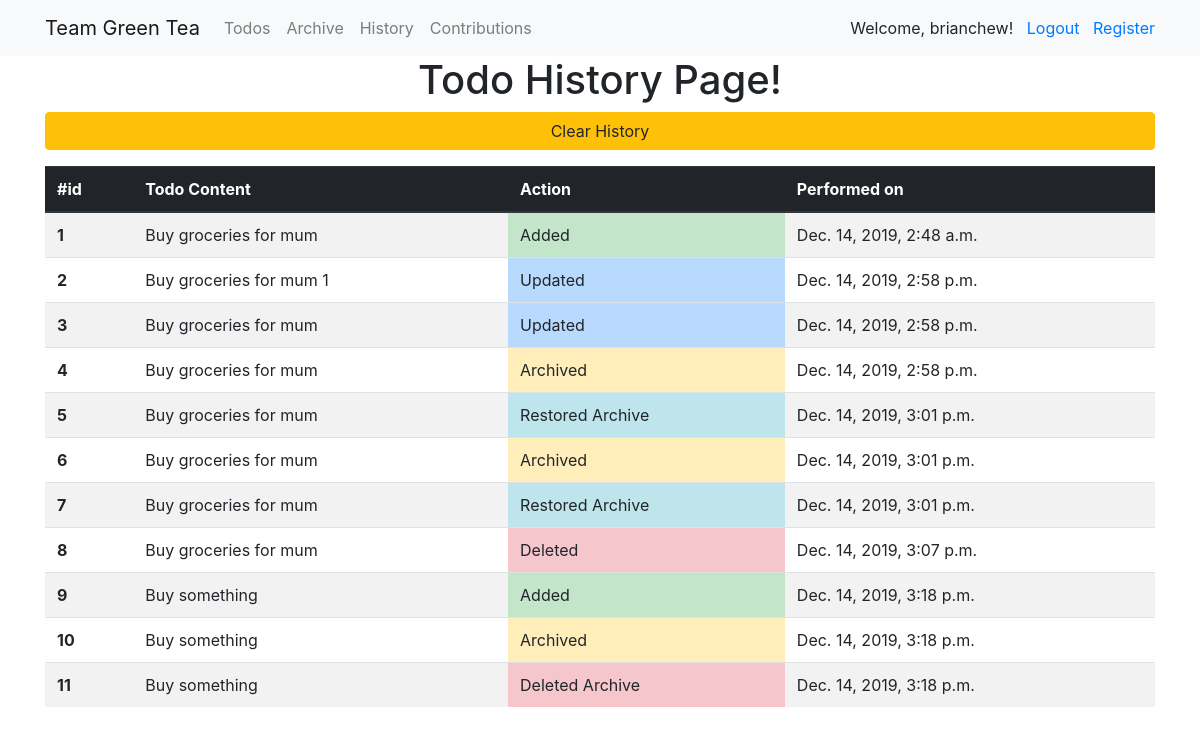
The page /todo_history/ (signed in) on the database as committed earlier.
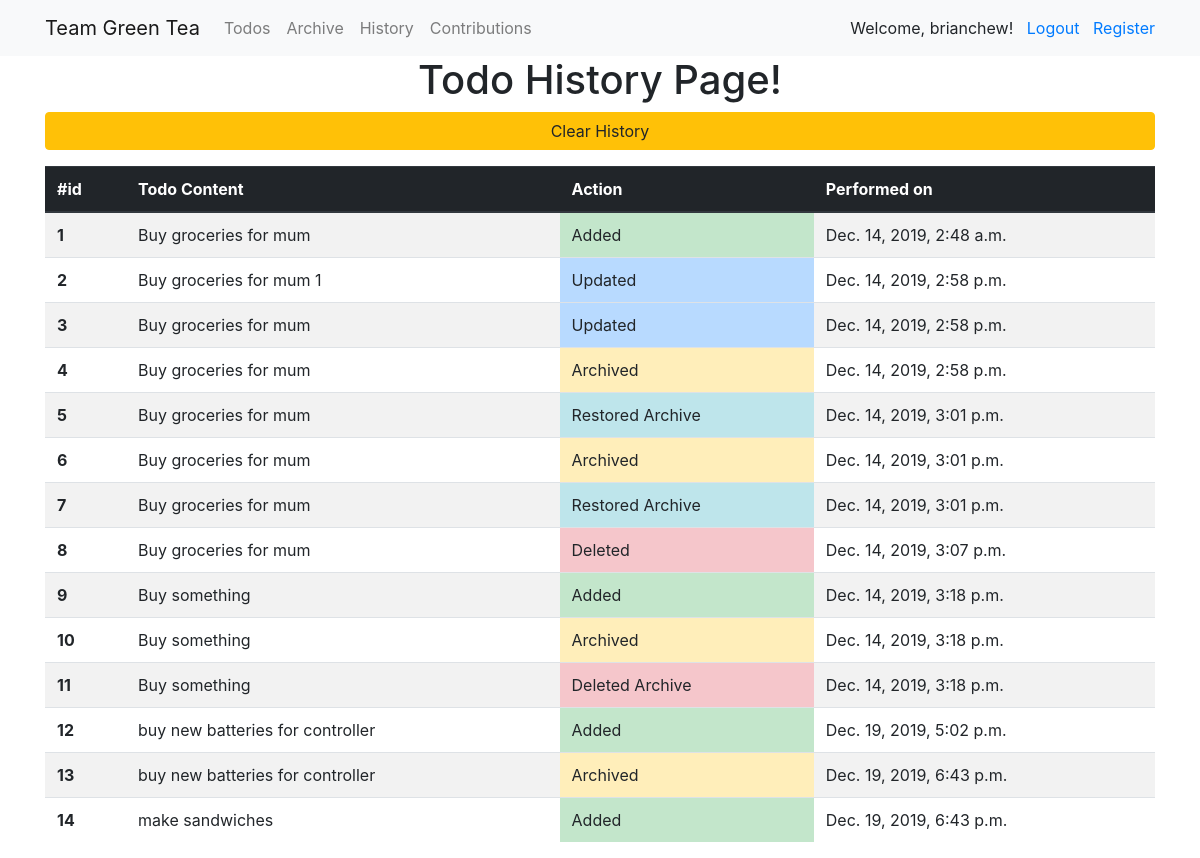
The same page on the database as committed later.
### todolist/models.py (models this page shows)
class TodoItemLogger(models.Model):
    TYPE = (
        ('A','Added'),
        ('D','Deleted'),
        ('U','Updated'),
        ('AR','Archived'), # Archived a todoitem object
        ('DA','Deleted Archive'), # Deleted an archive object
        ('RA','Restored Archive'), # Restored a todoitem
    )
    content = models.TextField()
    action = models.CharField(max_length=1, choices=TYPE) # Can use object.action_display() to show 'Added' instead of 'A' with object.action
    created_at = models.DateTimeField(default=timezone.now)
    updated_at = models.DateTimeField(auto_now=True)

### todolist/views.py (the view)
# urls.py: path("todo_history/", todoHistoryView),
def todoHistoryView(request):
    all_todos_items = TodoItemLogger.objects.all()
    return render(request, 'history.html', {'all_items': all_todos_items})

### todolist/templates/history.html
{% extends "base.html" %}
{% block page_content %}
<h1 class="text-center">Todo History Page!</h1>
{% if user.is_authenticated %}
<form action="/clearHistory/" method="post">{% csrf_token %}
    <input class="btn btn-warning btn-block" type="submit" value="Clear History" />
</form>
<table class="table table-striped">
    <thead class="thead-dark">
        <tr>
            <th scope="col">#id</th>
            <th scope="col">Todo Content</th>
            <th scope="col">Action</th>
            <th scope="col">Performed on</th>
        </tr>
    </thead>
    <tbody>
        {% for todo_item in all_items %}
        <tr>
            <th scope="row">{{todo_item.id}}</th>
            <td>{{todo_item.content}}</td>
            {% if todo_item.action == "A" %}
            <td class="table-success">{{ todo_item.get_action_display}}</td>
            {% elif todo_item.action == "D" or todo_item.action == "DA" %}
            <td class="table-danger">{{ todo_item.get_action_display}}</td>
            {% elif todo_item.action == "U" %}
            <td class="table-primary">{{ todo_item.get_action_display}}</td>
            {% elif todo_item.action == "AR" %}
            <td class="table-warning">{{ todo_item.get_action_display}}</td>
            {% else %}
            <td class="table-info">{{ todo_item.get_action_display}}</td>
            {% endif %}
            <td>{{todo_item.created_at}}</td>
            </tr>
            {% endfor %}
        </tbody>
    </table>
{% else %}
<div class="alert alert-warning" role="alert">
    You're not logged in!
</div>
{% endif %}
{% endblock %}

### todolist/templates/base.html (shortened to what this page needs)
<link rel="stylesheet" href="https://stackpath.bootstrapcdn.com/bootstrap/4.1.3/css/bootstrap.min.css">
<nav class="navbar navbar-expand-lg navbar-light bg-light">
    <div class="container">
        <a class="navbar-brand" href="/todo">Team Green Tea</a>
        <div class="collapse navbar-collapse" id="navbarSupportedContent">
          <ul class="navbar-nav mr-auto">
            <li class="nav-item">
              <a class="nav-link" href="/todo">Todos</a>
            </li>
            <li class="nav-item">
              <a class="nav-link" href="/todoArchived">Archive</a>
            </li>
            <li class="nav-item">
              <a class="nav-link" href="/todo_history">History</a>
            </li>
            <li class="nav-item">
              <a class="nav-link" href="{% url 'todolist_contributions' %}">Contributions</a>
            </li>
          </ul>
          {% if user.is_authenticated %}
            Welcome, {{ user.username}}!&nbsp;&nbsp;&nbsp;
            <a href="{% url 'logout' %}">Logout</a>
          {% else %}
            <a href="{% url 'login' %}">Login</a>
          {% endif %}
          &nbsp;&nbsp;&nbsp;<a href="/register">Register</a>
        </div>
    </div>
</nav>
<div class="container">
    {% block page_content %}{% endblock %}
</div>

Rows that differ between the two databases and show on the page:
added TodoItemLogger: id "12", content "buy new batteries for controller", action "Added", created_at "Dec. 19, 2019, 5:02 p.m."
added TodoItemLogger: id "13", content "buy new batteries for controller", action "Archived", created_at "Dec. 19, 2019, 6:43 p.m."
added TodoItemLogger: id "14", content "make sandwiches", action "Added", created_at "Dec. 19, 2019, 6:43 p.m."
